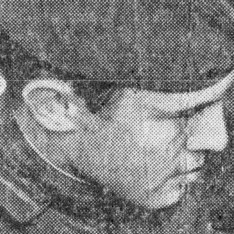
#> input picture period_input4.jpeg, 234 x 234 px
$ python cw_phase.py
#> lines starting #> are read from the running program, lines starting #| are printed output that depends on the picture; after the words box and inside, x2 and y2 are one past the last pixel; in counts of white or black regions, pixels touching at a corner belong together
# Fourier transform - guassian lowpass filter

import cv2
import numpy as np
from matplotlib import pyplot as plt
from copy import deepcopy as dpc


def min_max_normalize(img_inp):
    inp_min = np.min(img_inp)
    inp_max = np.max(img_inp)

    for i in range (img_inp.shape[0]):
        for j in range(img_inp.shape[1]):
            img_inp[i][j] = (((img_inp[i][j]-inp_min)/(inp_max-inp_min))*255)
    return np.array(img_inp, dtype='uint8')

# take input
img_input = cv2.imread('period_input4.jpeg', 0)
#> img_input is the input picture: shape (234, 234); min 7, max 255, mean 125.9

img = dpc(img_input)

image_size = img.shape[0] * img.shape[1]
#> image_size = 54756

# fourier transform
ft = np.fft.fft2(img)

ft_shift = np.fft.fftshift(ft)

magnitude_spectrum_ac=np.abs(ft_shift)
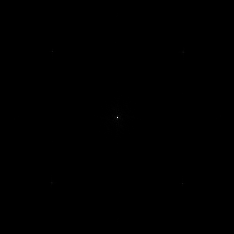
#> magnitude_spectrum_ac: shape (234, 234) float64; min 14.18, max 6895299, mean 4508.5; drawn with min black and max white
magnitude_spectrum = 1 * np.log(np.abs(ft_shift)+1)
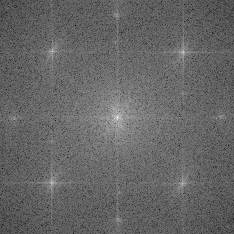
#> magnitude_spectrum: shape (234, 234) float64; min 2.72, max 15.75, mean 7.94; drawn with min black and max white
magnitude_spectrum_scaled = min_max_normalize(magnitude_spectrum)
#> in min_max_normalize, `inp_min = np.min(img_inp)`: inp_min = 2.72
#> in min_max_normalize, `inp_max = np.max(img_inp)`: inp_max = 15.75

x = int(input('X_axis: '))
#> the answer given: 3
y = int(input('Y_axis: '))
#> the answer given: 3
_x = img.shape[0] - x
_y = img.shape[1] - y
r = int(input('Distance: '))
#> the answer given: 3

notch=np.zeros((img.shape[0],img.shape[1]),dtype=np.float32)
for i in range(img.shape[0]):
    for j in range(img.shape[1]):
        if(np.sqrt((i-x)**2+(j-y)**2)<=r):
            notch[i,j]=0
        else:
            notch[i,j]=1
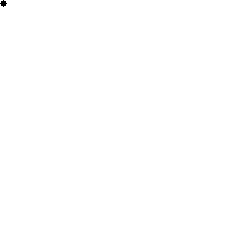
#> notch: shape (234, 234) float32; values 0 (black) and 1 (white), 99.9% white; 1 black region, box (x1, y1, x2, y2) and area: (0, 0, 7, 7) 29
notch2=np.zeros((img.shape[0],img.shape[1]),dtype=np.float32)
for i in range(img.shape[0]):
    for j in range(img.shape[1]):
        if(np.sqrt((i-_x)**2+(j-_y)**2)<=r):
            notch2[i,j]=0
        else:
            notch2[i,j]=1
#> notch2: shape (234, 234) float32; values 0 (black) and 1 (white), 100% white; 1 black region, box (x1, y1, x2, y2) and area: (228, 228, 234, 234) 27

magnitude_spectrum_ac = magnitude_spectrum_ac*notch*notch2


#mag, ang = cv2.cartToPolar(ft_shift[:,:,0],ft_shift[:,:,1])
ang = np.angle(ft_shift)
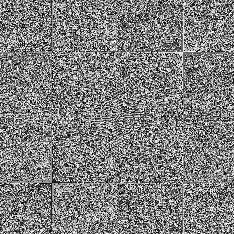
#> ang: shape (234, 234) float64; min -3.14, max 3.14, mean 1.19e-17; drawn with min black and max white

## phase add
final_result = np.multiply(magnitude_spectrum_ac, np.exp(1j*ang))

# inverse fourier
img_back = np.real(np.fft.ifft2(np.fft.ifftshift(final_result)))
img_back_scaled = min_max_normalize(img_back)
magnitude_spectrum_scaled_x = min_max_normalize(magnitude_spectrum_scaled*notch*notch2)
## plot
cv2.imshow("input", img_input)
cv2.imshow("Magnitude Spectrum",magnitude_spectrum_scaled)
cv2.imshow("Magnitude After",magnitude_spectrum_scaled_x)
cv2.imshow("Notch", notch*notch2)
cv2.imshow("Phase",ang)
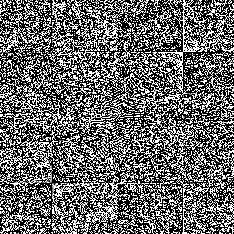
#> window 'Phase': shape (234, 234); min 0, max 255, mean 106.5
cv2.imshow("Inverse transform",img_back_scaled)


cv2.waitKey(0)
cv2.destroyAllWindows()

$ run again, with period_input2.jpeg copied over period_input4.jpeg
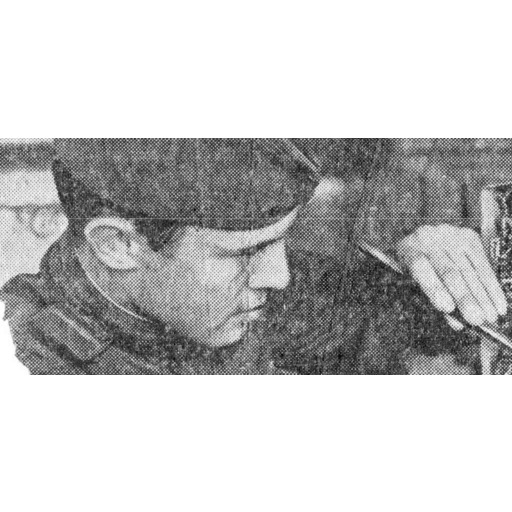
#> input picture period_input2.jpeg, 512 x 512 px
#> img_input is the input picture: shape (512, 512); min 8, max 255, mean 196
#> inp_min = 1.72
#> inp_max = 17.75
#> `ang = np.angle(ft_shift)`:
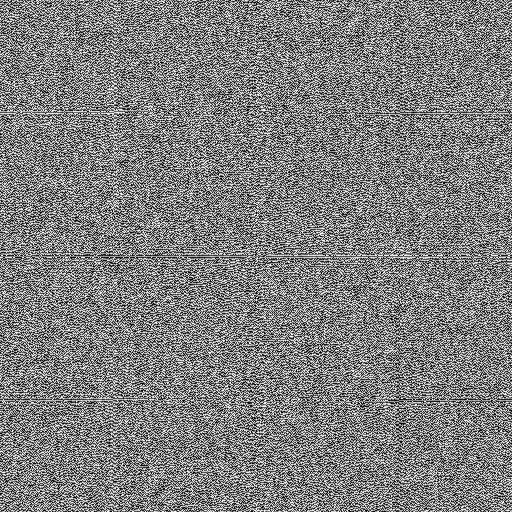
#> ang: shape (512, 512) float64; min -3.14, max 3.14, mean 1.2e-05; drawn with min black and max white
#> `cv2.imshow("Phase",ang)`:
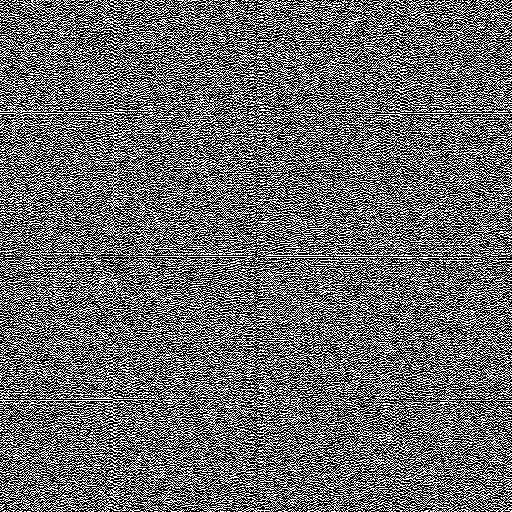
#> window 'Phase': shape (512, 512); min 0, max 255, mean 107.3
